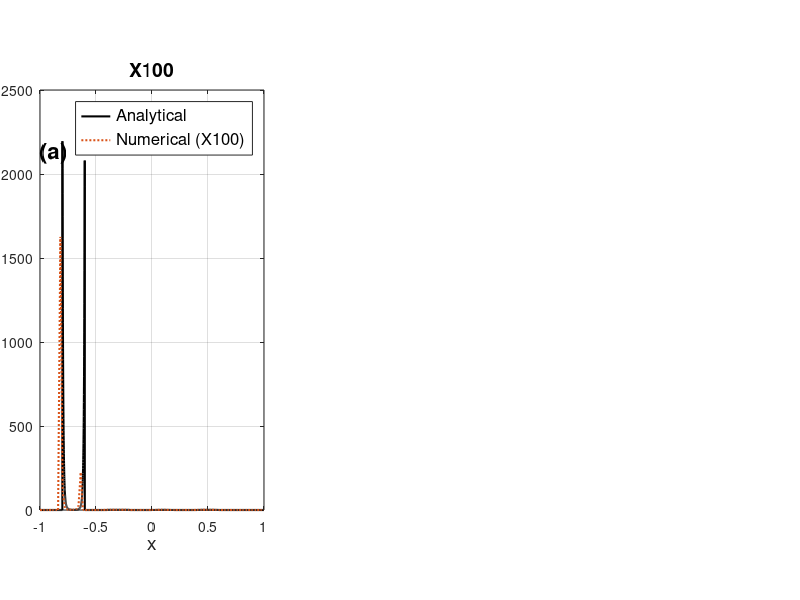

Recreate this plot in MATLAB. (Note: this script raises an error after producing the figure.)
% Clear previous data
clear; clc; close all;

% Load data
analytical_data = load('Analytical_Solution.dat');
numerical_100 = load('IVP2_UPWIND_T1000_X100_CFL1.dat');
numerical_400 = load('IVP2_UPWIND_T1000_X400_CFL1.dat');
numerical_2000 = load('IVP2_UPWIND_T1000_X2000_CFL1.dat');

% Extract x and f values
x_analytical = analytical_data(:,1);
f_analytical = analytical_data(:,2);

x_num_100 = numerical_100(:,1);
f_num_100 = numerical_100(:,2);

x_num_400 = numerical_400(:,1);
f_num_400 = numerical_400(:,2);

x_num_2000 = numerical_2000(:,1);
f_num_1600 = numerical_2000(:,2);

% Interpolate analytical solution at numerical points
f_analytical_interp_100 = interp1(x_analytical, f_analytical, x_num_100, 'linear', 'extrap');
f_analytical_interp_400 = interp1(x_analytical, f_analytical, x_num_400, 'linear', 'extrap');
f_analytical_interp_1600 = interp1(x_analytical, f_analytical, x_num_2000, 'linear', 'extrap');

% Reduce the number of plotted points
skip_100 = ceil(length(x_num_100) / 100);
skip_400 = ceil(length(x_num_400) / 400);
skip_1600 = ceil(length(x_num_2000) / 1600);

% Define colors
color_100 = '#D95319';  % Orange
color_400 = '#EDB120';  % Yellow
color_1600 = '#0072BD'; % Blue

% Define line style
lineStyle = ':';  % Dotted line

% Define line width
lineWidth = 1.5;

% Create figure and adjust width
figure;
set(gcf, 'Position', [100, 100, 1300, 600]); % Adjust figure width

% -----------------------------------
% Subplot 1: X100 Grid
% -----------------------------------
ax1 = subplot('Position', [0.05, 0.15, 0.28, 0.7]); % Custom width spacing
plot(x_analytical, f_analytical, 'k-', 'LineWidth', lineWidth); hold on;
plot(x_num_100(1:skip_100:end), f_num_100(1:skip_100:end), lineStyle, 'Color', color_100, 'LineWidth', lineWidth);
xlabel('x', 'FontSize', 14);
ylabel('f', 'FontSize', 14);
title('X100', 'FontSize', 14);
legend('Analytical', 'Numerical (X100)', 'Location', 'northeast', 'FontSize', 12);
grid on;
text(min(x_analytical), max(f_analytical), '(a)', 'FontSize', 16, 'FontWeight', 'bold', 'VerticalAlignment', 'top');

% Add Zoomed Plot for Subplot 1
zp1 = BaseZoom();
zp1.run;

% -----------------------------------
% Subplot 2: X400 Grid
% -----------------------------------
ax2 = subplot('Position', [0.38, 0.15, 0.28, 0.7]); % Custom width spacing
plot(x_analytical, f_analytical, 'k-', 'LineWidth', lineWidth); hold on;
plot(x_num_400(1:skip_400:end), f_num_400(1:skip_400:end), lineStyle, 'Color', color_400, 'LineWidth', lineWidth);
xlabel('x', 'FontSize', 14);
ylabel('f', 'FontSize', 14);
title('X400', 'FontSize', 14);
legend('Analytical', 'Numerical (X400)', 'Location', 'northeast', 'FontSize', 12);
grid on;
text(min(x_analytical), max(f_analytical), '(b)', 'FontSize', 16, 'FontWeight', 'bold', 'VerticalAlignment', 'top');

% Add Zoomed Plot for Subplot 2
zp2 = BaseZoom();
zp2.run;

% -----------------------------------
% Subplot 3: X2000 Grid
% -----------------------------------
ax3 = subplot('Position', [0.71, 0.15, 0.28, 0.7]); % Custom width spacing
plot(x_analytical, f_analytical, 'k-', 'LineWidth', lineWidth); hold on;
plot(x_num_2000(1:skip_1600:end), f_num_1600(1:skip_1600:end), lineStyle, 'Color', color_1600, 'LineWidth', lineWidth);
xlabel('x', 'FontSize', 14);
ylabel('f', 'FontSize', 14);
title('X2000', 'FontSize', 14);
legend('Analytical', 'Numerical (X2000)', 'Location', 'northeast', 'FontSize', 12);
grid on;
text(min(x_analytical), max(f_analytical), '(c)', 'FontSize', 16, 'FontWeight', 'bold', 'VerticalAlignment', 'top');

% Add Zoomed Plot for Subplot 3
zp3 = BaseZoom();
zp3.run;

% Title for the entire figure
sgtitle('IVP2 UPWIND T=1000 CFL=1', 'FontSize', 16);
